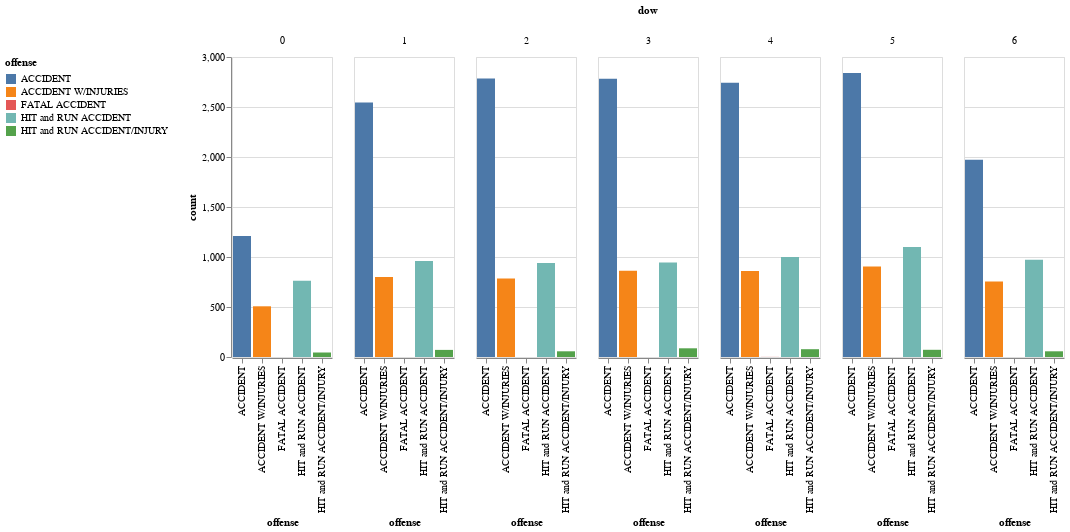

Here is the notebook cell this chart was saved with:
### Markdown cell above
# Task: Plot frequency of different accident calls each day by day of the week.

### Code cell
alt.Chart(data).mark_bar().encode(
    x='offense',
    y='count',
    color=alt.Color('offense', legend=alt.Legend(orient="left")),
    column='dow'
)

### Figure 1 — Vega-Lite specification as saved in the notebook (floating-point values rounded to 4 significant figures)
{"config": {"view": {"continuousWidth": 400, "continuousHeight": 300}}, "data": {"name": "data-0a6e2a8704702fe474c90410b377a61c"}, "mark": "bar", "encoding": {"color": {"type": "nominal", "field": "offense", "legend": {"orient": "left"}}, "column": {"type": "nominal", "field": "dow"}, "x": {"type": "nominal", "field": "offense"}, "y": {"type": "quantitative", "field": "count"}}, "$schema": "https://vega.github.io/schema/vega-lite/v4.0.0.json", "datasets": {"data-0a6e2a8704702fe474c90410b377a61c": [{"offense": "ACCIDENT", "dow": 5, "count": 2839}, {"offense": "ACCIDENT", "dow": 1, "count": 2545}, {"offense": "ACCIDENT", "dow": 6, "count": 1973}, {"offense": "ACCIDENT", "dow": 0, "count": 1209}, {"offense": "ACCIDENT", "dow": 4, "count": 2742}, {"offense": "ACCIDENT", "dow": 2, "count": 2786}, {"offense": "ACCIDENT", "dow": 3, "count": 2782}, {"offense": "ACCIDENT W/INJURIES", "dow": 5, "count": 905}, {"offense": "ACCIDENT W/INJURIES", "dow": 1, "count": 800}, {"offense": "ACCIDENT W/INJURIES", "dow": 6, "count": 756}, {"offense": "ACCIDENT W/INJURIES", "dow": 0, "count": 507}, {"offense": "ACCIDENT W/INJURIES", "dow": 4, "count": 860}, {"offense": "ACCIDENT W/INJURIES", "dow": 2, "count": 786}, {"offense": "ACCIDENT W/INJURIES", "dow": 3, "count": 863}, {"offense": "FATAL ACCIDENT", "dow": 4, "count": 1}, {"offense": "HIT and RUN ACCIDENT", "dow": 5, "count": 1100}, {"offense": "HIT and RUN ACCIDENT", "dow": 1, "count": 960}, {"offense": "HIT and RUN ACCIDENT", "dow": 6, "count": 972}, {"offense": "HIT and RUN ACCIDENT", "dow": 0, "count": 763}, {"offense": "HIT and RUN ACCIDENT", "dow": 4, "count": 999}, {"offense": "HIT and RUN ACCIDENT", "dow": 2, "count": 941}, {"offense": "HIT and RUN ACCIDENT", "dow": 3, "count": 945}, {"offense": "HIT and RUN ACCIDENT/INJURY", "dow": 5, "count": 72}, {"offense": "HIT and RUN ACCIDENT/INJURY", "dow": 1, "count": 71}, {"offense": "HIT and RUN ACCIDENT/INJURY", "dow": 6, "count": 57}, {"offense": "HIT and RUN ACCIDENT/INJURY", "dow": 0, "count": 45}, {"offense": "HIT and RUN ACCIDENT/INJURY", "dow": 4, "count": 78}, {"offense": "HIT and RUN ACCIDENT/INJURY", "dow": 2, "count": 57}, {"offense": "HIT and RUN ACCIDENT/INJURY", "dow": 3, "count": 87}]}}
